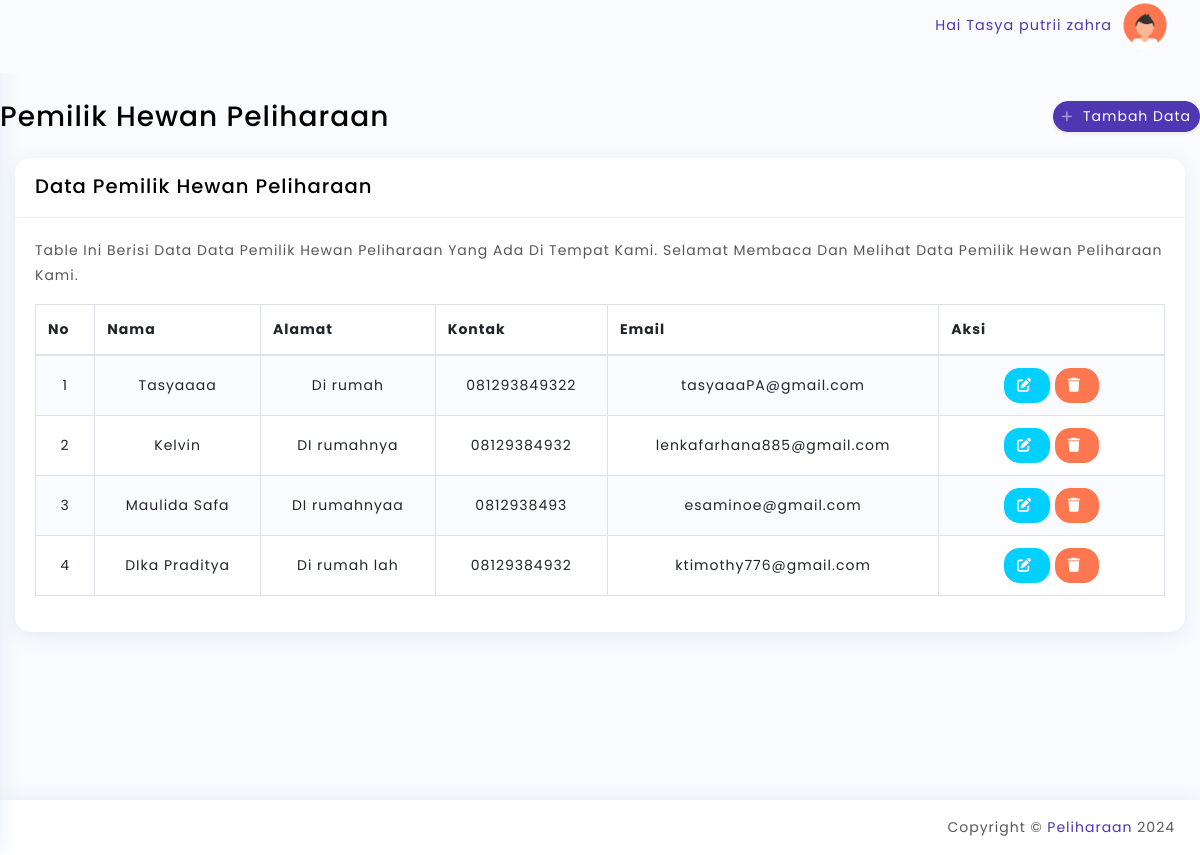
The page /admin/owner.php (signed in) on the database its author committed.
### tables this page shows
CREATE TABLE `owners` (
  `id` int(11) NOT NULL,
  `nama` varchar(100) NOT NULL,
  `alamat` text DEFAULT NULL,
  `kontak` varchar(15) NOT NULL,
  `email` varchar(100) DEFAULT NULL,
  `id_user` int(11) NOT NULL
);

### config/app.php (called while the page is built, shortened)
<?php
include "koneksi.php";
function select($query)
{
  global $db;
  $result = mysqli_query($db, $query);
  $rows = [];
  while ($row = mysqli_fetch_assoc($result)) {
    $rows[] = $row;
  }
  return $rows;
}

### admin/owner.php (the view, shortened to what this page needs)
<?php
$data_owner = select(" SELECT * FROM owners ");
?>
<!doctype html>
<html lang="en">
   <head>
      <link rel="stylesheet" href="../assets/css/bootstrap.min.css">
      <link rel="stylesheet" href="../assets/css/typography.css">
      <link rel="stylesheet" href="../assets/css/style.css">
      <link rel="stylesheet" href="../assets/css/responsive.css">
      <link href="https://cdnjs.cloudflare.com/ajax/libs/font-awesome/6.0.0-beta3/css/all.min.css" rel="stylesheet">
   </head>
   <body class="sidebar-main-active right-column-fixed">
      <div class="wrapper">
       <?php include '../admin/template_admin/navbar.php'; ?>
         <div id="content-page" class="content-page">
         <div class="d-sm-flex align-items-center justify-content-between mb-4">
            <h1 class="h3 mb-0 text-gray-800">Pemilik Hewan Peliharaan</h1>
              <a href="ownertambah.php" class="d-none d-sm-inline-block btn btn-sm btn-primary shadow-sm">
                <i class="fas fa-plus fa-sm text-white-50"></i> Tambah Data
              </a>
          </div>
            <div class="container-fluid">
               <div class="row">
                  <div class="col-sm-12">
                     <div class="iq-card">
                        <div class="iq-card-header d-flex justify-content-between">
                           <div class="iq-header-title">
                              <h4 class="card-title">Data Pemilik Hewan Peliharaan</h4>
                           </div>
                        </div>
                        <div class="iq-card-body">
                           <p>Table Ini Berisi Data Data Pemilik Hewan Peliharaan Yang Ada Di Tempat Kami. Selamat Membaca Dan Melihat Data Pemilik Hewan Peliharaan Kami.</p>
                           <div class="table-responsive">
                              <table id="datatable" class="table table-striped table-bordered" >
                              <thead>
                         <tr>
                            <th>No</th>
                            <th>Nama</th>
                            <th>Alamat</th>
                            <th>Kontak</th>
                            <th>Email</th>
                            <th style="width = 20%;">Aksi</th>
                        </tr>
                    </thead>
               <tbody>
            <?php $ids =       1; ?>
                        <?php foreach ($data_owner as $owner): ?>
                            <tr>
                                <td class="text-center"><?= $ids++; ?></td>
                                <td class="text-center"><?= $owner['nama']; ?></td>
                                <td class="text-center"><?= $owner['alamat']; ?></td>
                                <td class="text-center"><?= $owner['kontak']; ?></td>
                                <td class="text-center"><?= $owner['email']; ?></td>
                                <td width="20%" class="text-center">
                                    <a href="owneredit.php?id=<?= $owner['id']; ?>" class="btn btn-info">
                                    <i class="fas fa-edit"></i>
                                    </a>
                                    <a href="ownerdelete.php?id=<?= $owner['id']; ?>" class="btn btn-danger"  onclick="return confirmDelete();" title="delete">
                                    <i class="fas fa-trash"></i>
                                    </a>
                                </td>
                            </tr>
                            <?php endforeach; ?>
               </tbody>
                </table>
                           </div>
                        </div>
                     </div>
                  </div>
               </div>
            </div>
         </div>
      </div>
          <?php include '../admin/template_admin/footer.php';?>
   </body>
</html>

### assets/css/typography.css (style rules this page uses)
body { font-family: 'Poppins', sans-serif; font-weight: 400; font-style: normal; font-size: 14px; line-height: 1.8; letter-spacing: 1px; padding: 0; margin: 0; color: var(--iq-body-text); background: var(--iq-body-bg); }
a, .btn { -webkit-transition: all 0.5s ease-out 0s; -moz-transition: all 0.5s ease-out 0s; -ms-transition: all 0.5s ease-out 0s; -o-transition: all 0.5s ease-out 0s; transition: all 0.5s ease-out 0s; }
a, button, input, btn { outline: medium none !important; }
a { color: var(--iq-primary); }
h1, h2, h3, h4, h5, h6 { font-family: 'Poppins', sans-serif; font-weight: 500; margin: 0px; line-height: 1.5; color: var(--iq-title-text); }
h1 { font-size: 3.052em; }
h4 { font-size: 1.400em; }
.table-striped tbody tr:nth-of-type(odd) { background: var(--iq-body-bg); }
.table td, .table th { vertical-align: middle; }
.iq-card { background: var(--iq-light-card); -webkit-border-radius: 15px; -moz-border-radius: 15px; border-radius: 15px; margin-bottom: 30px; border: none; -webkit-box-shadow: 0px 4px 20px 0px rgba(44, 101, 144, 0.1); box-shadow: 0px 4px 20px 0px rgba(44, 101, 144, 0.1); }
.iq-card-body { padding: 20px; }
.iq-card .iq-card-header { padding: 0 20px; min-height: 60px; -ms-flex-align: center !important; align-items: center !important; border-bottom: 1px solid var(--iq-border-light); }
.iq-card .iq-card-header .iq-header-title { display: inline-block; align-self: center !important; }
.iq-card .iq-card-header .iq-header-title .card-title { margin-bottom: 0; }
.btn { font-size: 14px; border-radius: 15px; }
.btn i { margin-right: 5px; }
.btn-primary { background: var(--iq-primary); border-color: var(--iq-primary); }
.btn-danger { background-color: var(--iq-danger); border-color: var(--iq-danger); }
.btn-info { background-color: var(--iq-info); border-color: var(--iq-info); }

### assets/css/responsive.css (style rules this page uses)
@media (max-width:1299px) { .content-page, body.sidebar-main .content-page { margin-left: 0; padding: 100px 0 0; } }

### assets/css/variable.css (style rules this page uses)
:root { --iq-title-text: #000000; --iq-body-text: #585858; --iq-body-bg: #fafbfe; --iq-primary: #4e37b2; --iq-secondary: #a09e9e; --iq-success: #1ee2ac; --iq-warning: #ffdd31; --iq-danger: #ff7750; --iq-info: #00d0ff; --iq-dark: #01041b; --iq-light: #ccced2; --iq-white: #ffffff; --iq-black: #000000; --iq-gray: #c2c2c2; --iq-close: #ff4e4e; --iq-search: #b4a4ff; --iq-light-primary: #dbd7f0; --iq-light-secondary: #f1f2f1; --iq-light-success: #e1fff7; --iq-light-danger: #ffe4dc; --iq-light-warning: #fefaee; --iq-light-info: #f4f0ff; --iq-light-dark: #f0efef; --iq-light-close: #ffdbdb; --iq-light-menu: #9f8bf6; --iq-light-search: #5b43c7; --iq-light-hover: #eaeeff; --iq-primary-hover: #452abb; --iq-secondary-hover: #3948e8; --iq-success-hover: #0ce1a6; --iq-danger-hover: #f9663c; --iq-warning-hover: #fefaee; --iq-info-hover: #03b6de; --iq-dark-hover: #3948e8; --iq-border-light: #f1f1f1; --iq-border-danger: #ff9273; --iq-light-card: #ffffff; --iq-primary-rgb: 100, 114, 248; --iq-color1: #4e37b2; --iq-color2: #02d871; --iq-color3: #309cf3; --iq-color4: #ff00ff; --iq-color5: #fb1f4c; --iq-color6: #00ced1; --iq-color7: #f35f3b; --iq-color8: #fde117; --iq-color9: #ff0000; --iq-color10: #88028c; --iq-color11: #00d5ab; --iq-color12: #ce9252; --iq-color13: #f9ae02; --iq-color14: #1e7fe4; --iq-color15: #006400; --iq-color16: #fa7c04; --iq-color17: #81bf02; --iq-color18: #99a7ca; --iq-color19: #3d2a26; --iq-color20: #a0746b; }

### rows shown on the page
owners: nama "Tasyaaaa", alamat "Di rumah", kontak "081293849322", email "tasyaaaPA@gmail.com"
owners: nama "Kelvin", alamat "DI rumahnya", kontak "08129384932", email "lenkafarhana885@gmail.com"
owners: nama "Maulida Safa", alamat "DI rumahnyaa", kontak "0812938493", email "esaminoe@gmail.com"
owners: nama "DIka Praditya", alamat "Di rumah lah", kontak "08129384932", email "ktimothy776@gmail.com"

### other values the page prints
$nama "Tasya putrii zahra"
